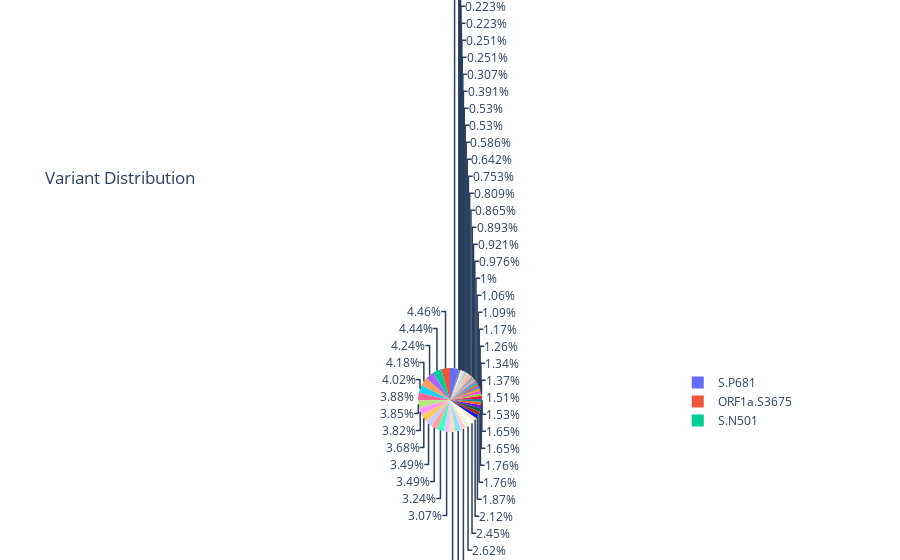

Source (notebook cell):
### Markdown cell above
This bar chart shows how many times each COVID-19 variant appears in the dataset. Each bar represents a different variant, and the height of the bar shows the number of records for that variant. This helps us quickly see which variants are most and least common in the data.

### Code cell
# 2. Pie Chart: Variant Distribution
fig = px.pie(df, names='variant', title='Variant Distribution')
fig.show()

### Figure 1 — Plotly figure (JSON) as saved in the notebook; plotly's stock layout.template omitted (floating-point values rounded to 4 significant figures; data arrays with more than 128 entries replaced by an {"elided": "..."} marker saying what was removed)
{"data": [{"domain": {"x": [0, 1], "y": [0, 1]}, "hovertemplate": "variant=%{label}<extra></extra>", "labels": {"elided": "3585 str values"}, "legendgroup": "", "name": "", "showlegend": true, "type": "pie"}], "layout": {"legend": {"tracegroupgap": 0}, "title": {"text": "Variant Distribution"}}}
